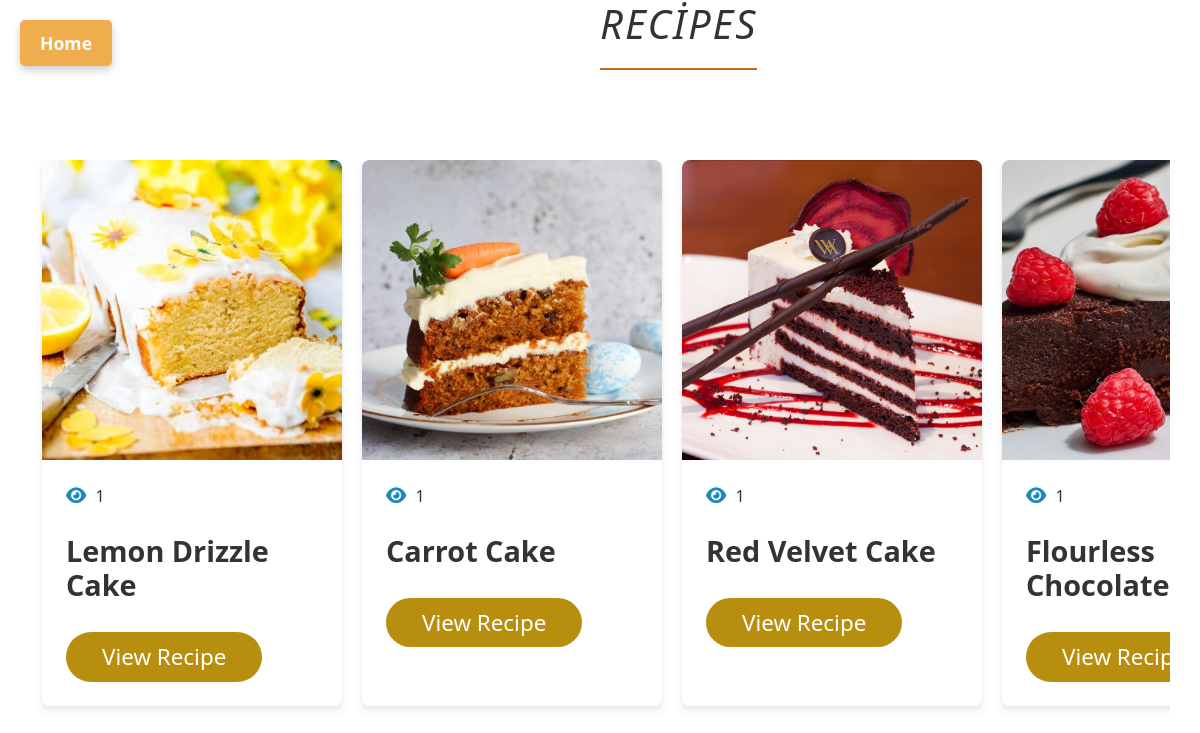
/category_home/5/, run on the app's committed database.
### desert/models.py (models this page shows, shortened)
class Recipe(models.Model):
    LANGUAGES = (
        ("AZ", "AZ"),
        ("EN", "EN"),
        ("RU", "RU")
    )
    name = models.CharField(max_length=256, null=True, blank=True)
    instruction = models.TextField(max_length=1000, null=True, blank=True)
    created_by = models.ForeignKey(User, on_delete=models.CASCADE, null=True, blank=True)
    ingredients = models.TextField(max_length=1000,  null=True, blank=True)
    category = models.ForeignKey(Category, on_delete=models.CASCADE, null=True, blank=True)
    created_at = models.DateTimeField(auto_now_add=True, null=True, blank=True)
    language = models.CharField(max_length=4, choices=LANGUAGES,  null=True, blank=True)
    ingredient = models.TextField(max_length=1000, null=True, blank=True)
    likes = models.ManyToManyField(User, related_name='liked_recipes', blank=True)
    views_count = models.PositiveIntegerField(default=0)
    def get_thumbnail_photo_url(self):
        photo_url = self.photos.first()
        if photo_url:
            return photo_url.pht.url
        return ""
    class Meta:
        verbose_name = "Resept"
        verbose_name_plural = "Resepts"

class RecipePhoto(models.Model):
    photo = models.ForeignKey(Recipe, on_delete=models.CASCADE, related_name="photos")
    pht = models.ImageField(upload_to="recipes_photos/%Y/%m/%d")

### desert/views.py (the view)
# urls.py: path("category_home/<int:home_id>/", category_home, name="category_home"),
def category_home(request, home_id):
    context = {
        "kateqoriya": Category.objects.get(id=home_id),
        "reseptler": Recipe.objects.filter(category=home_id)
    }
    return render(request, "category_home.html", context)

### desert/templates/category_home.html (shortened to what this page needs)
<!DOCTYPE html>
<html lang="az">
<head>
    <link href="https://stackpath.bootstrapcdn.com/bootstrap/5.3.0/css/bootstrap.min.css" rel="stylesheet">
    <link rel="stylesheet" href="https://cdnjs.cloudflare.com/ajax/libs/font-awesome/6.1.0/css/all.min.css">
</head>
<body>
    <a href="{% url 'home' %}" class="home-button">Home</a>
    <h2>Recipes</h2>
    <div class="container">
        {% for resept in reseptler %}
            <div class="recipe-card">
                <img class="card-img-top" src="{{ resept.get_thumbnail_photo_url }}" alt="{{ resept.name }}">
                <div class="card-body">
                    <p class="footer-info"><i class="fa fa-eye"></i> {{ resept.views_count }}</p>
                    <h5 class="card-title">{{ resept.name }}</h5>
                    <a href="{% url 'recipe_detail' recipe_id=resept.id %}" class="btn btn-primary">View Recipe</a>
                </div>
            </div>
        {% endfor %}
    </div>
</body>
</html>

### desert/templates/category_home.html (style rules this page uses)
html, body { height: 100%; margin: 0; }
body { background-image: url('https://images.pexels.com/photos/4594749/pexels-photo-4594749.jpeg?auto=compress&cs=tinysrgb&w=1200'); background-size: cover; background-position: center; background-attachment: fixed; background-repeat: no-repeat; font-family: 'Segoe UI', Tahoma, Geneva, Verdana, sans-serif; color: #333; }
h2 { font-size: 2.5em; color: #333; text-align: center; margin-bottom: 50px; margin-left: 600px; font-weight: 500; letter-spacing: 2px; text-transform: uppercase; border-bottom: 2px solid #c66714; display: inline-block; padding-bottom: 20px; font-style: italic; }
.container { margin-top: 40px; display: flex; flex-wrap: nowrap; gap: 20px; overflow-x: auto; padding-bottom: 20px; }
.recipe-card { width: 300px; flex: 0 0 auto; border: none; border-radius: 8px; overflow: hidden; box-shadow: 0 4px 8px rgba(0, 0, 0, 0.1); background-color: rgba(255, 255, 255, 0.338); backdrop-filter: blur(10px); transition: transform 0.3s, box-shadow 0.3s; }
.recipe-card img { width: 100%; height: 300px; object-fit: cover; }
.recipe-card .card-body { padding: 1.5rem; }
.recipe-card .card-title { font-size: 1.8rem; margin-bottom: 1.85rem; font-weight: 600; margin-top: 1.6rem; }
.recipe-card .btn-primary { background-color: #b88e0e; border: none; border-radius: 50px; padding: 0.5rem 2.25rem; font-weight: 500; font-size: 1.4rem; }
.home-button { position: absolute; left: 20px; top: 20px; background-color: #f0ad4e; color: #fff; padding: 10px 20px; text-align: center; border-radius: 5px; font-size: 1.1rem; font-weight: bold; text-decoration: none; transition: background-color 0.3s ease, box-shadow 0.3s ease; box-shadow: 0 4px 8px rgba(0, 0, 0, 0.2); border: none; }
.footer-info i { margin-right: 5px; color: #1c87b9; font-size: large; }
a { text-decoration: none; border: none; }

### data on the page
Recipe: get_thumbnail_photo_url (picture), views_count "1", name "Lemon Drizzle Cake"
Recipe: get_thumbnail_photo_url (picture), views_count "1", name "Carrot Cake"
Recipe: get_thumbnail_photo_url (picture), views_count "1", name "Red Velvet Cake"
Recipe: get_thumbnail_photo_url (picture), views_count "1", name "Flourless Chocolate…"
